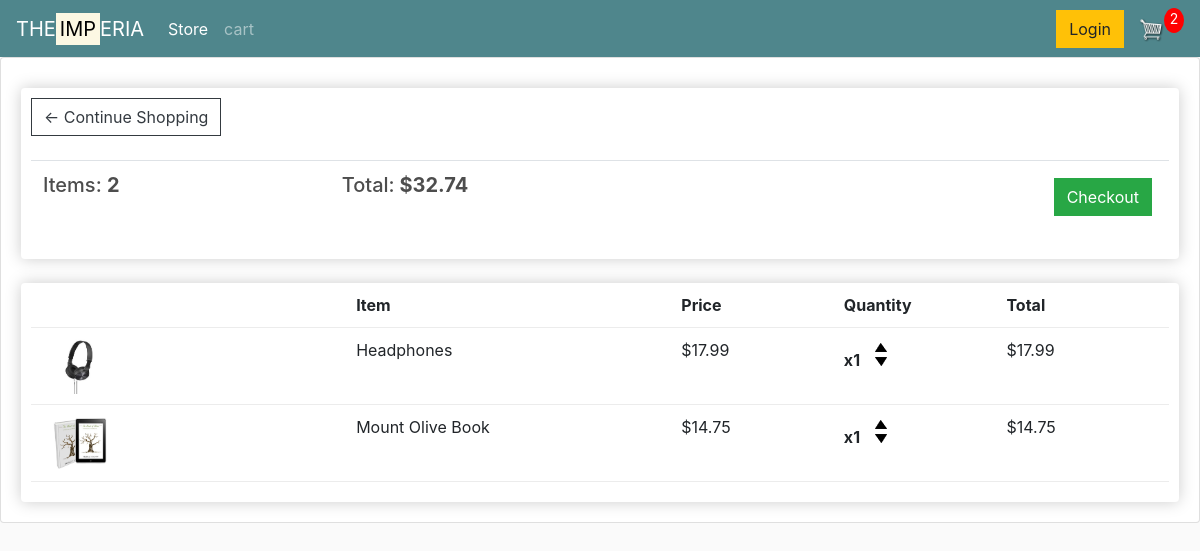
The app's page /cart/ (signed in) with its own data.
### store/models.py (models this page shows, shortened)
class Order(models.Model):
    customer = models.ForeignKey(Customer, on_delete=models.SET_NULL, null=True, blank=True)
    date_ordered = models.DateTimeField(auto_now_add=True)
    complete = models.BooleanField(default=False, null=True, blank=True)
    transaction_id = models.CharField(max_length=100, null=True)
    @property
    def get_cart_total(self):
        orderitems = self.orderitem_set.all()
        total = sum([item.get_total for item in orderitems])
        return total
    @property
    def get_cart_items(self):
        orderitems = self.orderitem_set.all()
        total = sum([item.quantity for item in orderitems])
        return total

class OrderItem(models.Model):
    product = models.ForeignKey(Product, on_delete=models.SET_NULL, null=True)
    order = models.ForeignKey(Order, on_delete=models.SET_NULL, null=True, blank=True)
    quantity = models.IntegerField(default=0, null=True, blank=True)
    date_added = models.DateTimeField(auto_now_add=True)
    @property
    def get_total(self):
        total = self.product.price * self.quantity
        return total

class Product(models.Model):
    SEX = (
        ('MALE', 'MALE'),
        ('FEMALE', 'FEMALE'),
        ('UNISEX', 'UNISEX')
    )
    name = models.CharField(max_length=255)
    price = models.FloatField()
    digital = models.BooleanField(default=False, null=True, blank=False)
    image = models.ImageField(null=True, blank=True)
    imageF = models.ImageField(null=True, blank=True)
    imageS = models.ImageField(null=True, blank=True)
    imageT = models.ImageField(null=True, blank=True)
    sex_for = models.CharField(max_length=225, choices=SEX, blank=True, null=True)
    description = models.TextField(max_length=100000, null=True, blank=True)
    @property
    def imageURL(self):
        try:
            url = self.image.url
        except:
            url = '.'
        return url

### store/views.py (the view)
# urls.py: path('cart/', views.cart, name='cart'),
def cart(request):
    data = cartData(request)
    cartItem = data['cartItem']
    order = data['order']
    items = data['items']
    context = {'items': items, 'order': order, 'cartItem': cartItem}
    return render(request, 'store/cart.html', context)

### store/utils.py (called while the page is built)
def cartData(request):
    if request.user.is_authenticated:
        customer = request.user.customer
        order, created = Order.objects.get_or_create(customer=customer, complete=False)
        items = order.orderitem_set.all()
        cartItem = order.get_cart_items
    else:
        cookieData = cookiesCart(request)
        cartItem = cookieData['cartItem']
        order = cookieData['order']
        items = cookieData['items']
    return {'cartItem': cartItem, 'order': order, 'items': items}

### store/templates/store/cart.html
{% extends 'store/main.html'%}
{% load static %}
  {% block content %}
<div class="row">
		<div class="col-lg-12">
			<div class="box-element">
				<a  class="btn btn-outline-dark" href="{% url 'store' %}">&#x2190; Continue Shopping</a>
				<br>
				<br>
				<table class="table">
					<tr>
						<th><h5>Items: <strong>{{order.get_cart_items}}</strong></h5></th>
						<th><h5>Total:<strong> ${{order.get_cart_total|floatformat:2}}</strong></h5></th>
						<th>
							<a  style="float:right; margin:5px;" class="btn btn-success" href="{% url 'checkout' %}">Checkout</a>
						</th>
					</tr>
				</table>
			</div>
			<br>
			<div class="box-element">
				<div class="cart-row">
					<div style="flex:2"></div>
					<div style="flex:2"><strong>Item</strong></div>
					<div style="flex:1"><strong>Price</strong></div>
					<div style="flex:1"><strong>Quantity</strong></div>
					<div style="flex:1"><strong>Total</strong></div>
				</div>
					{% for item in items %}
				<div class="cart-row">
					<div style="flex:2"><img class="row-image" src="{{item.product.imageURL}}"></div>
					<div style="flex:2"><p>{{item.product.name}}</p></div>
					<div style="flex:1"><p>${{item.product.price|floatformat:2}}</p></div>
					<div style="flex:1">
						<p class="quantity">x{{item.quantity}}</p>
						<div class="quantity">
							<img data-product="{{item.product.id}}" class="chg-quantity update-cart" data-action="add" src="{% static  'images/arrow-up.png' %}">
							<img data-product="{{item.product.id}}" class="chg-quantity update-cart" data-action="remove" src="{% static  'images/arrow-down.png' %}">
						</div>
					</div>
					<div style="flex:1"><p>${{item.get_total}}</p></div>
				</div>
				{% endfor %}
			</div>
		</div>
	</div>
  {% endblock %}

### static/css/main.css (style rules this page uses)
body { background-color: green; }

### store/templates/store/main.html (style rules this page uses)
body { background-color: hsl(0, 0%, 98%); }
h1,h2,h3,h4,h5,h6 { color:hsl(0, 0%, 30%); }
.box-element { box-shadow:hsl(0, 0%, 80%) 0 0 16px; background-color: #fff; border-radius: 4px; padding: 10px; }
.col-lg-4, .col-lg-6, .col-lg-8, .col-lg-12 { margin-top: 10px; }
.btn { border-radius: 0; }
.row-image { width: 100px; }
.cart-row { display: flex; align-items: flex-stretch; padding-bottom: 10px; margin-bottom: 10px; border-bottom: 1px solid #ececec; }
.quantity { display: inline-block; font-weight: 700; padding-right:10px; }
.chg-quantity { width: 12px; cursor: pointer; display: block; margin-top: 5px; transition:.1s; }

### records on screen
Order: get_cart_items "2", get_cart_total "32.74"
OrderItem: product.imageURL (picture), product.name "Headphones", product.price "17.99", quantity "1", get_total "17.99"
OrderItem: product.imageURL (picture), product.name "Mount Olive Book", product.price "14.75", quantity "1", get_total "14.75"

### other values on screen
{{ cartItem }} "2"
